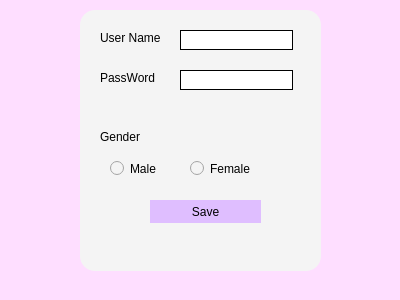
<?xml version="1.0" encoding="UTF-8"?>
<ui version="4.0">
 <class>sec_win</class>
 <widget class="QWidget" name="sec_win">
  <property name="geometry">
   <rect>
    <x>0</x>
    <y>0</y>
    <width>400</width>
    <height>300</height>
   </rect>
  </property>
  <property name="windowTitle">
   <string>SIGN UP</string>
  </property>
  <property name="styleSheet">
   <string notr="true">background-color: rgb(254, 222, 255);
font: 11pt &quot;MS Shell Dlg 2&quot;;</string>
  </property>
  <widget class="QFrame" name="signup">
   <property name="geometry">
    <rect>
     <x>80</x>
     <y>10</y>
     <width>241</width>
     <height>261</height>
    </rect>
   </property>
   <property name="styleSheet">
    <string notr="true">background-color: rgb(225, 225, 225);
background-color: rgb(244, 244, 244);
font: 11pt &quot;MS Shell Dlg 2&quot;;
border-radius:15%</string>
   </property>
   <property name="frameShape">
    <enum>QFrame::StyledPanel</enum>
   </property>
   <property name="frameShadow">
    <enum>QFrame::Raised</enum>
   </property>
   <widget class="QLabel" name="label">
    <property name="geometry">
     <rect>
      <x>20</x>
      <y>20</y>
      <width>81</width>
      <height>16</height>
     </rect>
    </property>
    <property name="text">
     <string>User Name</string>
    </property>
   </widget>
   <widget class="QLabel" name="label_2">
    <property name="geometry">
     <rect>
      <x>20</x>
      <y>60</y>
      <width>71</width>
      <height>16</height>
     </rect>
    </property>
    <property name="text">
     <string>PassWord</string>
    </property>
   </widget>
   <widget class="QRadioButton" name="male_rad">
    <property name="geometry">
     <rect>
      <x>30</x>
      <y>150</y>
      <width>82</width>
      <height>17</height>
     </rect>
    </property>
    <property name="text">
     <string>Male</string>
    </property>
   </widget>
   <widget class="QRadioButton" name="fe_rad">
    <property name="geometry">
     <rect>
      <x>110</x>
      <y>150</y>
      <width>82</width>
      <height>17</height>
     </rect>
    </property>
    <property name="text">
     <string>Female</string>
    </property>
   </widget>
   <widget class="QLabel" name="label_4">
    <property name="geometry">
     <rect>
      <x>20</x>
      <y>120</y>
      <width>47</width>
      <height>13</height>
     </rect>
    </property>
    <property name="text">
     <string>Gender</string>
    </property>
   </widget>
   <widget class="QPushButton" name="save_newuser">
    <property name="geometry">
     <rect>
      <x>70</x>
      <y>190</y>
      <width>111</width>
      <height>23</height>
     </rect>
    </property>
    <property name="styleSheet">
     <string notr="true">background-color: rgb(223, 190, 255);
border-radius:15%</string>
    </property>
    <property name="text">
     <string>Save</string>
    </property>
   </widget>
   <widget class="QLineEdit" name="new_user_name">
    <property name="geometry">
     <rect>
      <x>100</x>
      <y>20</y>
      <width>113</width>
      <height>20</height>
     </rect>
    </property>
    <property name="styleSheet">
     <string notr="true">background-color: rgb(255, 255, 255);
border-color: rgb(0, 0, 0);
border:1px solid;</string>
    </property>
   </widget>
   <widget class="QLineEdit" name="new_pass">
    <property name="geometry">
     <rect>
      <x>100</x>
      <y>60</y>
      <width>113</width>
      <height>20</height>
     </rect>
    </property>
    <property name="styleSheet">
     <string notr="true">background-color: rgb(255, 255, 255);
border-color: rgb(0, 0, 0);
border:1px solid;</string>
    </property>
   </widget>
  </widget>
 </widget>
 <resources/>
 <connections/>
</ui>
